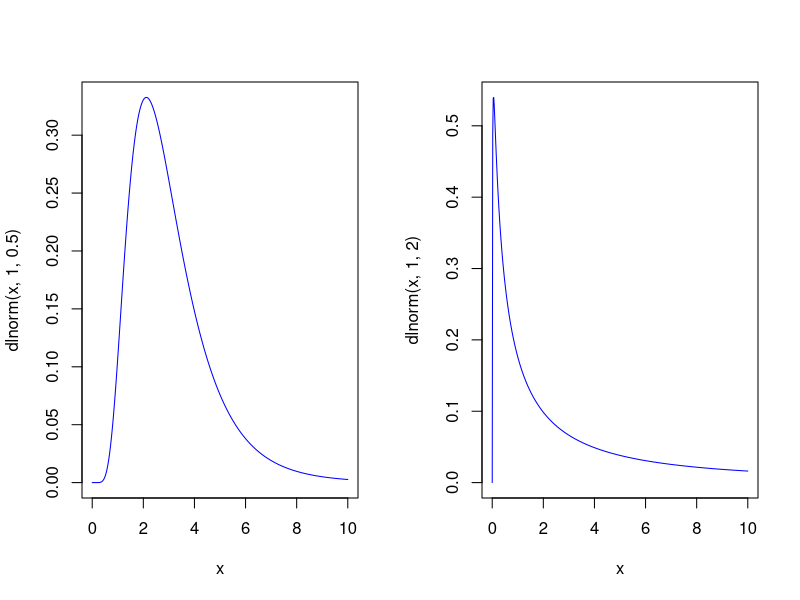
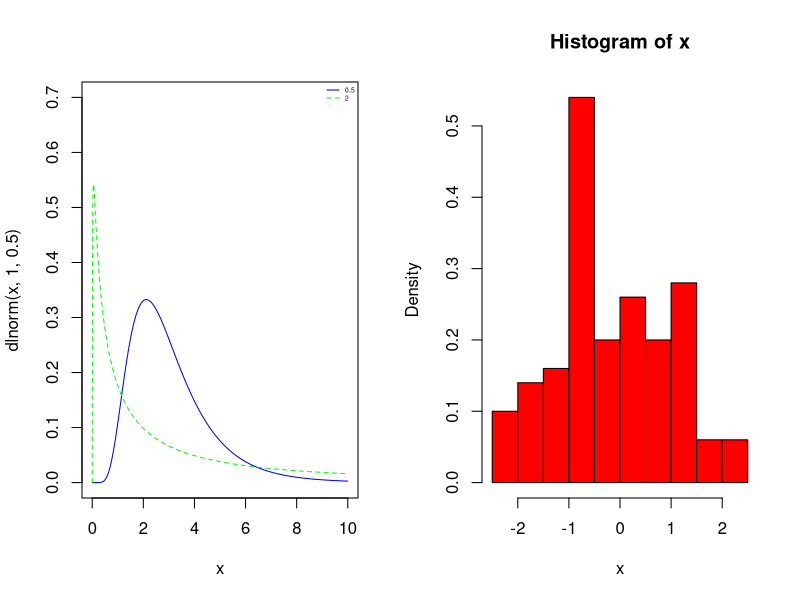
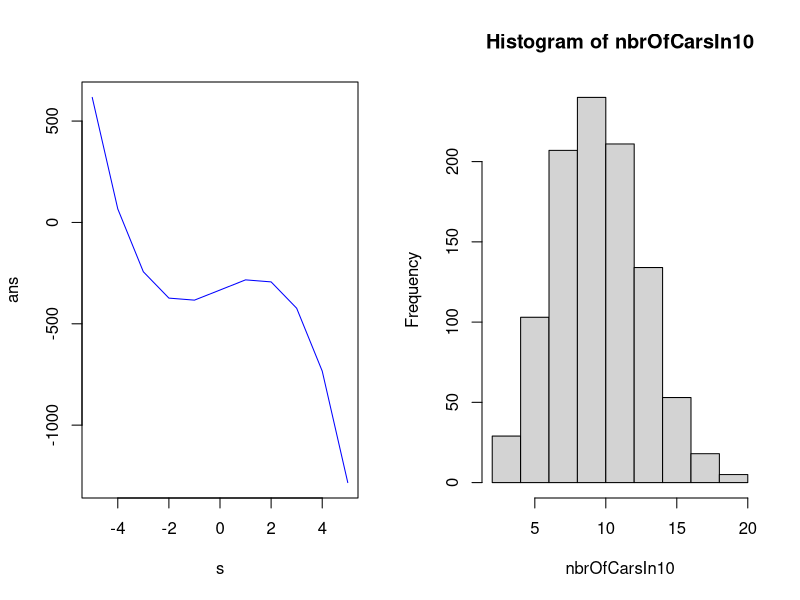
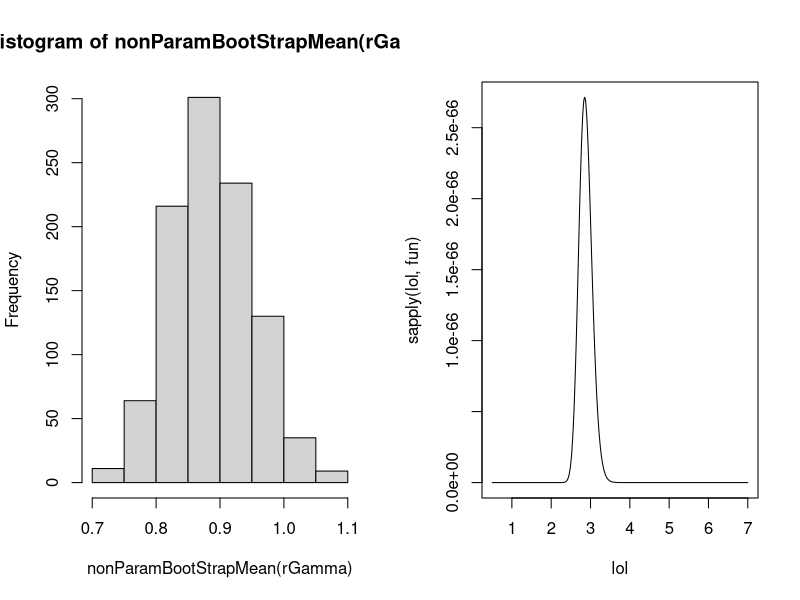
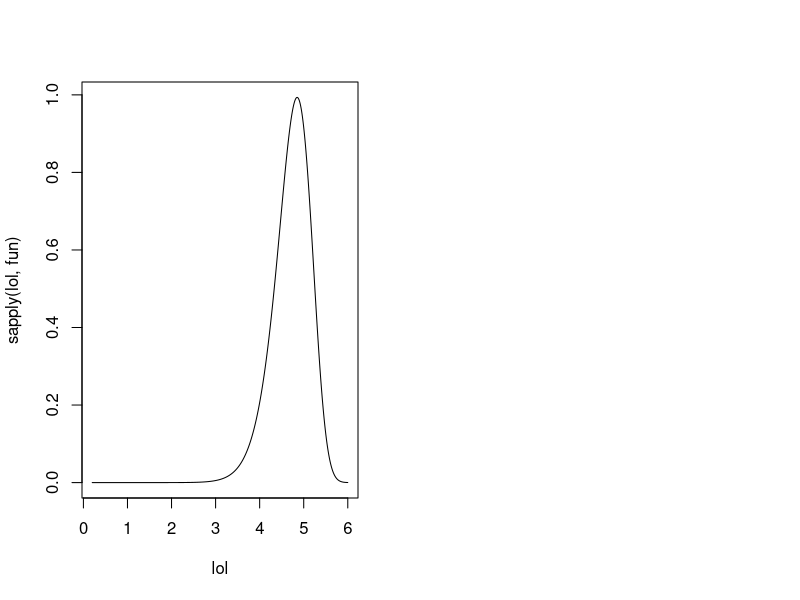
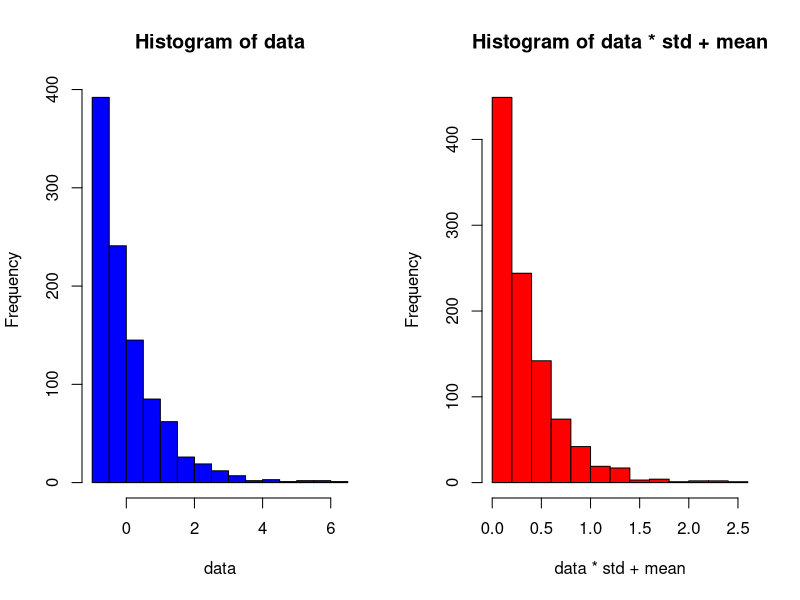
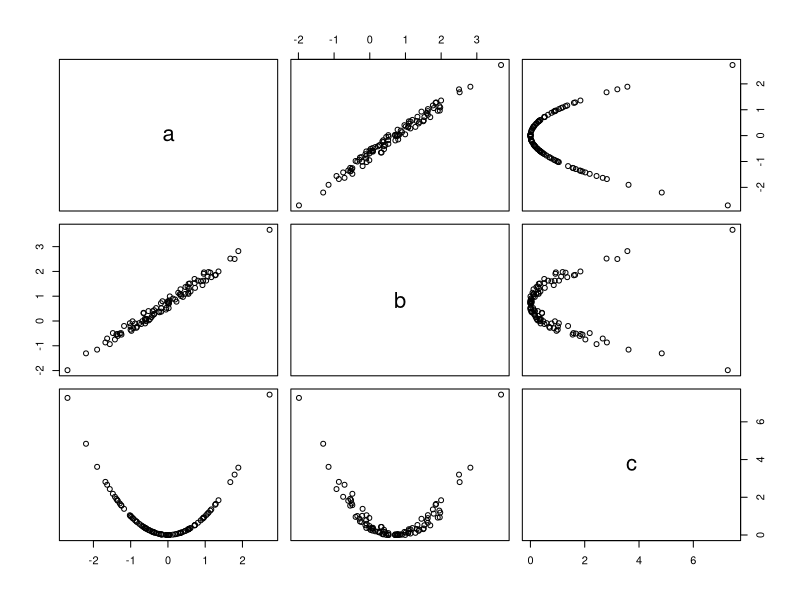
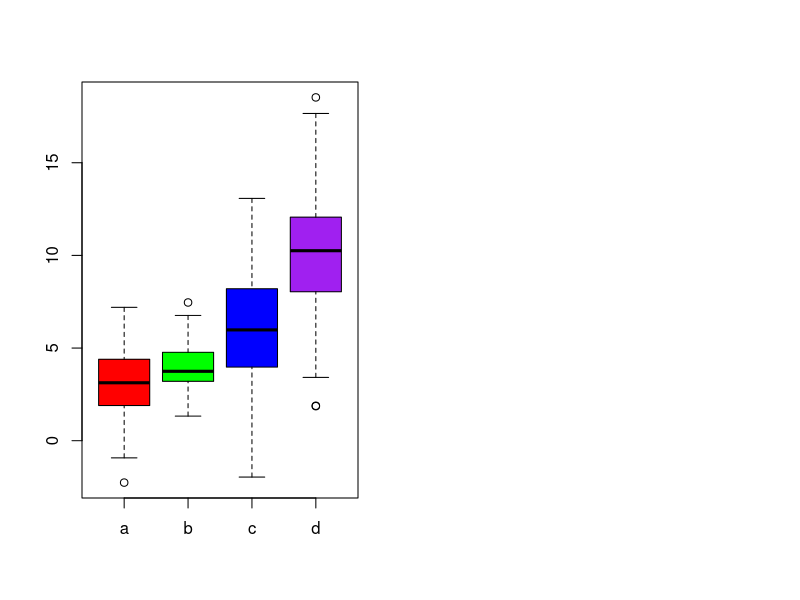

Generate these figures, in order, with R:
##########

x <- seq(0,10,length = 500)
par(mfrow = c(1,2))
plot(x,dlnorm(x,1,0.5),type="l",col="blue")
plot(x,dlnorm(x,1,2),type="l",col="blue")
#########

x <- seq(0,10,length = 1000)
plot(x,dlnorm(x,1,0.5),type="l",col="blue",ylim=c(0,0.7),lty = 1)
lines(x,dlnorm(x,1,2),type="l",col="green",ylim=c(0,0.7),lty =2 )
legend("topright",legend=c("0.5","2"),col=c("blue","green"),lty = 1:2,cex=0.4,bty="n")
######

x <- rnorm(100,0,1)
hist(x,col="red",prob=TRUE)
mean(x)
y <- sort(x)
y[length(x)/2]
######

myfun <- function(t) pexp(t,2)*(1-pnorm(t+1,0,1))
myfun(c(1,2)) #returnerar en vektor eftersom utv??rderar var f??r sig
integrate(myfun,0,10)$value #kan h??mta ut olika grejjer fr??n integralen!
####
fun1 <- function(s,t) s*t+s-t^2-s^3
fun2 <- function(s){
  integrate(function(t) fun1(s,t),0,10)$value
}

sValues = -5:5
answers = c();
for(s in sValues)
  answers = append(answers,fun2(s))
plot(sValues,answers,type="l",col="blue",xlab="s",ylab="ans")
root = uniroot(fun2,lower=-5,upper=2)$root
#####

f <- function(t){
  if( t < 0)
    0
  else if (t >= 0 && t <= 1/2)
    1
  else
    0
}
interArrivalTimes <- function(){
  cumsum = 0
  times = c()
  while(cumsum <= 10){
    rand = rexp(1)
    cumsum = cumsum+rand
    times = append(times,rand)
  }
  times = times[1:length(times)-1]
}

nbrOfCarsIn10 = c()
for(i in 1:1000)
  nbrOfCarsIn10 = append(nbrOfCarsIn10,length(interArrivalTimes()))
hist(nbrOfCarsIn10)
mean(nbrOfCarsIn10)
##
rGamma = rgamma(100,2,2)

nonParamBootStrapMean <- function(x){
  
  theta = c()
  for(i in 1:1000)
    theta = append(theta,mean(sample(x,100,replace=TRUE)))
  theta
}

hist(nonParamBootStrapMean(rGamma))
##

data <- data.frame(
      gender = c("Male","Male","Female","Male"),
      height = 1:4,
      weight = c(831,525,831,420),
      Age = c(42,46,2,50)
)
#summary(data)
MAX = max(data$weight)
rowsWithMaxWeight = subset(data,weight == MAX) #kan ta subset av en data.frame som uppfyller n??got

####

theta = 3
n = 100
x <- rnorm(n,theta,theta)

xbar = mean(x)
xbarbar = sum(x*x)/n

est = -xbar/2+sqrt((xbar/2)^2+xbarbar)


fun <- function(t)
  (1/t)^n*exp(-1/(2*t*t)*sum((x-t)^2))

lol <- seq(0.5,7,length=1000)
plot(lol,sapply(lol,fun),type="l")

###

theta = 4.7
n = 100

x <- rnorm(n,theta,1)
y = max(x)

fun <- function(t)
  n*pnorm(y-t,0,1)^(n-1)*dnorm(y-t,0,1)
lol <- seq(0.2,6,length=1000)

plot(lol,sapply(lol,fun),type="l")

#####

a = 2
n = 300
data <- rgamma(n,shape=a,rate=3)

k = a/mean(data) +c(-1,1)*1.96*1/mean(data)*sqrt(a/n)
print(k)


####

phi <- function(p) log(p/(1-p))
phiinv <- function(p) exp(p)/(1+exp(p))
phat = 1/50

p =100* phiinv(phi(phat)+c(-1,1)*1.96/sqrt(100*phat*(1-phat)))


###

data = rexp(1000,3)
mean = mean(data)
var = var(data)

std = sqrt(var)
data = (data-mean)/std
par(mfrow = c(1,2))
hist(data,col="blue")
hist(data*std+mean,col="red")
##

arr = c("a","b","a","c")
which(arr == "a")
x = c(-1,4,3,0,4,0,1)
which(x == max(x))

##

x = rnorm(10,0,1)
x[-1]
x[-(2:8)]

##

x = rnorm(100,0,1)
d = data.frame(
            a = x,
            b = x+runif(100,0.5,1),
            c = jitter(x^2)
)

pairs(d) ##ger massa scatterplots! dvs punkter

##
data<-data.frame(a=rnorm(100,mean=3,sd=2),
                 b=rnorm(100,mean=4,sd=1),
                 c=rnorm(100,mean=6,sd=3),
                 d=rnorm(100,mean=10,sd=3.5))

boxplot(data,col=c("red","green","blue","purple")) ##l??ddiagram
## visar minsta, f??rsta kvartilen (25%), medianen, tredje kvartilen och st??rsta v??rdet. I boxen ??r 50% av all data


